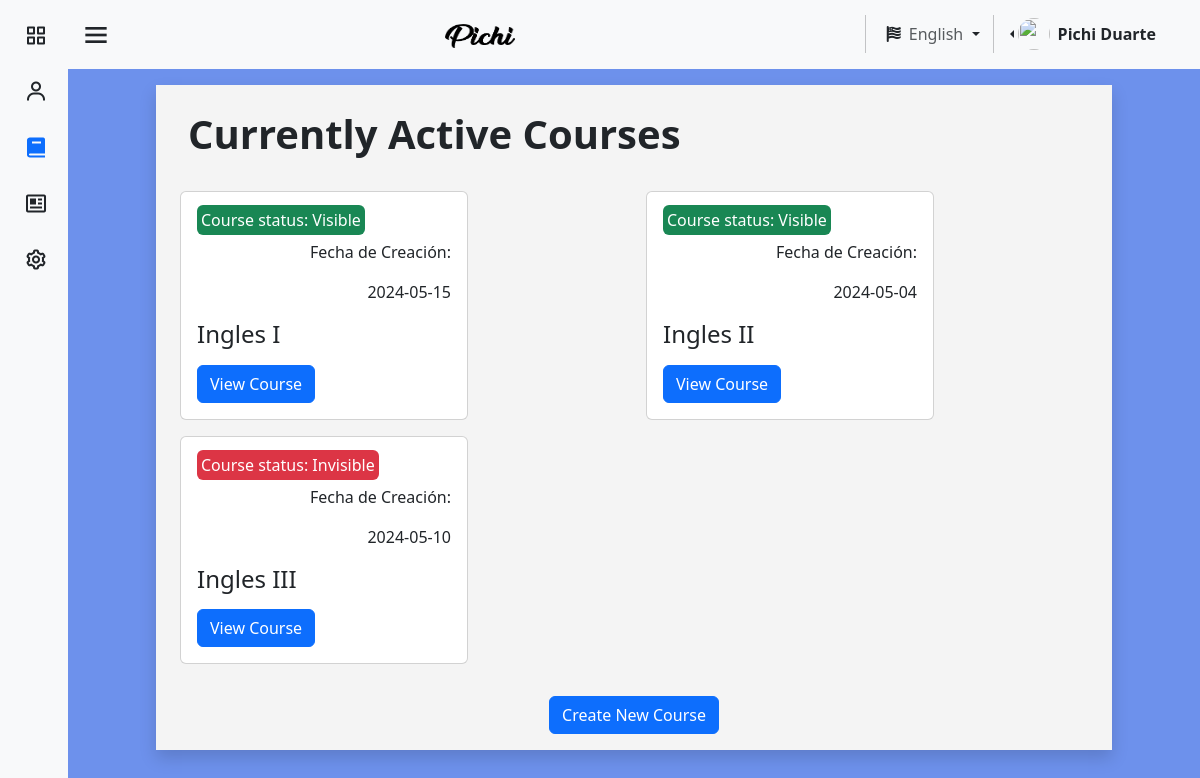
The page /pages/en/courses.php (signed in) on the database its author committed.
### tables this page shows
CREATE TABLE `usuario` (
  `id_user` int(11) NOT NULL,
  `identificacion_user` varchar(11) NOT NULL,
  `nombre_user` varchar(25) NOT NULL,
  `apellido_user` varchar(25) NOT NULL,
  `correo_user` varchar(45) NOT NULL,
  `contrasena_user` varchar(16) NOT NULL,
  `direccion_user` varchar(80) NOT NULL,
  `numero_user` varchar(15) NOT NULL,
  `fecha_nacimiento_user` datetime NOT NULL,
  `Active_online` tinyint(1) NOT NULL,
  `sexo_user` varchar(15) NOT NULL,
  `Empresa_id_empresa` int(11) DEFAULT NULL,
  `rol` tinyint(1) NOT NULL,
  `img_perfil` varchar(255) NOT NULL
);

CREATE TABLE `cursos` (
  `id_cur` varchar(100) NOT NULL,
  `nombre_cur` varchar(45) NOT NULL,
  `fecha_inicio` date NOT NULL,
  `cupos_cur_min` int(11) NOT NULL,
  `cupos_cur_max` int(11) NOT NULL,
  `Empresa_id_empresa` int(11) NOT NULL,
  `fecha_fin` date NOT NULL,
  `visibilidad_curso` varchar(11) NOT NULL
);

### pages/en/courses.php (the view, shortened to what this page needs)
<?php
require "../../assests/php/LoginBD.php";
$cursos = [];
if (isset($_SESSION['id_user'])) {
    $usuarios1 = $_SESSION['id_user'];
    $conexion1 = mysqli_query($mysqli, "SELECT Empresa_id_empresa, nombre_user, apellido_user FROM usuario WHERE id_user = '$usuarios1'");
    if (mysqli_num_rows($conexion1) > 0) {
        $datos = mysqli_fetch_assoc($conexion1);
        $empresaUsuario = $datos['Empresa_id_empresa'];
        $nombreUsuario = $datos['nombre_user'];
        $apellidoUsuario = $datos['apellido_user'];
        $conexion2 = mysqli_query($mysqli, "SELECT nombre_empresa FROM empresa WHERE id_empresa = '$empresaUsuario'");
        if (mysqli_num_rows($conexion2) > 0) {
            $conexion3 = mysqli_query($mysqli, "SELECT * FROM cursos WHERE Empresa_id_empresa = '$empresaUsuario'");
            if (mysqli_num_rows($conexion3) > 0) {
                while ($datos3 = mysqli_fetch_assoc($conexion3)) {
                    $cursos[] = $datos3;
                }
            }
        }
    }
}
?>
<!DOCTYPE html>
<html lang="en">
<head>
    <link href="https://cdn.jsdelivr.net/npm/bootstrap@5.3.3/dist/css/bootstrap.min.css" rel="stylesheet"
 />
    <link href="https://unpkg.com/boxicons@2.1.4/css/boxicons.min.css" rel="stylesheet" />
    <link rel="stylesheet" href="https://cdnjs.cloudflare.com/ajax/libs/font-awesome/6.5.1/css/all.min.css"
 />
    <link rel="stylesheet" href="../../assests/css/colorPallete.css" />
    <link rel="stylesheet" href="../../assests/css/viewUser.css" />
    <link rel="stylesheet" href="https://cdnjs.cloudflare.com/ajax/libs/font-awesome/6.1.2/css/all.min.css">
    <link rel="stylesheet" href="../../assests/css/style (2).css">
    <link rel="stylesheet" href="../../assests/css/sidebar.css" />
</head>
<body class="bg-pastel" id="body-pd">
    <header id="header">
        <nav class="navbar bg-body-tertiary">
            <div class="container-fluid">
                <div class="header_toggle">
                    <i class="bx bx-menu" id="header-toggle"></i>
                </div>
                <a class="navbar-brand" href="../../index.html">
                    <img src="../../assests/img/text-1710023184778.png" alt="Bootstrap" width="70" height="24" />
                </a>
                <div class="d-flex justify-content-end">
                    <div class="nav-item dropdown">
                        <button class="btn dropdown-toggle" data-bs-toggle="dropdown" aria-expanded="false" href="#">
                            <span class="fa-solid fa-flag-usa"></span><a class="ms-2 text-body-secondary"
                                href="#">English</a>
                        </button>
                    </div>
                    <div class="btn-group dropstart me-4 pe-2">
                        <a href="#" class="d-flex align-items-center link-dark text-decoration-none dropdown-toggle"
                            id="dropdownUser2" data-bs-toggle="dropdown" aria-expanded="false">
                            <img src="https://github.com/PichiGod.png" alt="" width="32" height="32"
                                class="rounded-circle me-2" />
                            <strong><?php echo $nombreUsuario . " " . $apellidoUsuario; ?></strong>
                        </a>
                    </div>
                </div>
            </div>
        </nav>
    </header>
    <div class="l-navbar bg-body-tertiary" id="nav-bar">
        <nav class="nav">
            <div class="nav_list">
                <a href="home.php" class="nav_link link-dark">
                    <i class="bx bx-grid-alt nav_icon"></i>
                </a>
                <a href="tutoIngles.php" class="nav_link link-dark">
                    <i class="bx bx-user nav_icon"></i>
                </a>
                <a href="courses.php" class="nav_link active">
                    <i class="bx bxs-book nav_icon"></i>
                </a>
                <a href="viewCalif.php" class="nav_link link-dark">
                    <i class="bx bx-news nav_icon"></i>
                </a>
                <a href="adminMenu.php" class="nav_link link-dark">
                    <i class="bx bx-cog nav_icon"></i>
                </a>
            </div>
        </nav>
    </div>
    <section class="Cursos">
        <div class="container-fluid bg-blanco mt-3 shadow ">
            <h1 class="heading"><b>Currently Active Courses</b></h1>
            <div class="container">
                <div class="row gy-3 mb-4">
                    <?php foreach ($cursos as $curso) { ?>
                        <div class="col">
                            <div class="card" style="width: 18rem">
                                <div class="card-body">
                                    <?php
                                    $bgClass = ($curso['visibilidad_curso'] == 'Invisible') ? 'bg-danger' : 'bg-success';
                                    ?>
                                    <span class="card-text text-bg-success rounded p-1 fs-6 <?php echo $bgClass; ?>">Course status: <?php echo $curso['visibilidad_curso']; ?></span>
                                    <p class="mt-2 card-text text-end">Fecha de Creación:</p>
                                    <p class="card-text text-end"><?php echo $curso['fecha_inicio']; ?></p>
                                    <h4 class="card-title text-start"><?php echo $curso['nombre_cur']; ?></h4>
                                    <a class="btn btn-primary mt-2"
                                        href="verCurso.php?id_cur=<?php echo $curso['id_cur']; ?>">View Course</a>
                                </div>
                            </div>
                        </div>
                    <?php } ?>
                </div>
            </div>
            <div class="containerButtonCrearCurso">
                <button type="button" class="botonCrearCurso btn btn-primary"
                    onclick="location.href='CreateCourse.php'">Create New Course</button>
            </div>
    </section>
</body>
</html>

### assests/css/colorPallete.css (style rules this page uses)
.bg-pastel { background-color: #527ce9d6; }
.bg-blanco { background-color: #F4F4F4; }

### assests/css/style (2).css (style rules this page uses)
.heading { padding: 25px; padding-left: 20px; }
.containerButtonCrearCurso { display: flex; width: 100%; justify-content: center; align-items: center; margin-top: 2em; margin-bottom: 1em; }
.botonCrearCurso { margin-bottom: 1em; }
@media (max-width:1200px) { body { padding-left: 0; } }

### assests/css/sidebar.css (style rules this page uses)
:root { --z-fixed: 100; --nav-width: 68px; --header-height: 3rem; }
body { transition: 0.5s; }
a { text-decoration: none; }
.header_toggle { justify-content: center; margin-top: 0.3rem; font-size: 2rem; cursor: pointer; }
.l-navbar { position: fixed; top: 0; left: -30%; width: var(--nav-width); height: 100vh; transition: 0.5s; z-index: var(--z-fixed); }
.nav { height: 100%; display: flex; flex-direction: column; justify-content: space-between; overflow: hidden; }
.nav_logo, .nav_link { display: grid; grid-template-columns: max-content max-content; align-items: center; column-gap: 1rem; padding: 0.5rem 0 0.5rem 1.5rem; }
.nav_link { position: relative; margin-bottom: 1rem; transition: 0.3s; }
.nav_icon { font-size: 1.5rem; }
section { margin-right: 2rem; margin-left: 2rem; }
.active::before { content: ""; position: absolute; left: 0; width: 2px; height: 32px; }
@media screen and (min-width: 768px) { body { margin: 0 0 0 0; padding-left: calc(var(--nav-width)); } }
@media screen and (min-width: 768px) { .l-navbar { left: 0; padding: 1rem 1rem 0 0; } }
@media (min-width: 576px) { section { margin-right: 5.5rem; margin-left: 5.5rem; } }

### rows shown on the page
usuario: nombre_user "Pichi", apellido_user "Duarte"
cursos: visibilidad_curso "Visible", fecha_inicio "2024-05-15", nombre_cur "Ingles I"
cursos: visibilidad_curso "Visible", fecha_inicio "2024-05-04", nombre_cur "Ingles II"
cursos: visibilidad_curso "Invisible", fecha_inicio "2024-05-10", nombre_cur "Ingles III"
